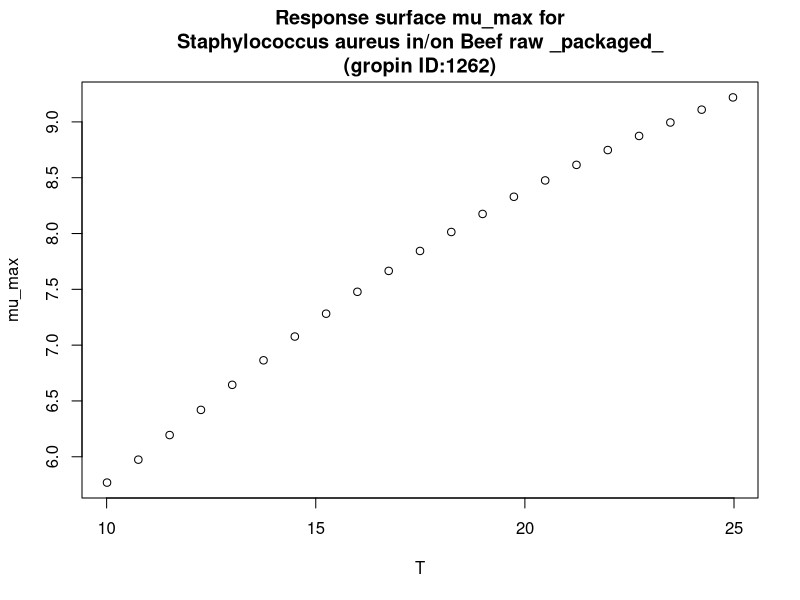

Write R code to recreate this figure.
#############################
# start of Parameter script
#############################
T <- seq(10.01,24.975024975025,length.out=21)
#############################
# end of Parameter script
#############################
############################# 
# start of Model script Gropin ID 1262 
#############################
 
# constant coefficients for this model
 
variables <- data.frame(T)
argumentsPar <- expand.grid(variables)
 
# heart of the model
response_surface <- function(T) {
   mumax <-13.65-131.9/T+530.6/T^2

return(mumax=mumax)
} 

# output parameters
mumax <- cbind(argumentsPar,response_surface(argumentsPar['T']))
colnames(mumax) <- c(colnames(argumentsPar),'mumax')
#############################
# End of Model script
#############################
############################# 
# start of Visualisation script Gropin ID 1262 
#############################
plot(T,mumax$mumax,
                          xlab='T',
                          ylab='mu_max',main='Response surface mu_max for
Staphylococcus aureus in/on Beef raw _packaged_
(gropin ID:1262)')
#############################
# End of Visualisation script
#############################
